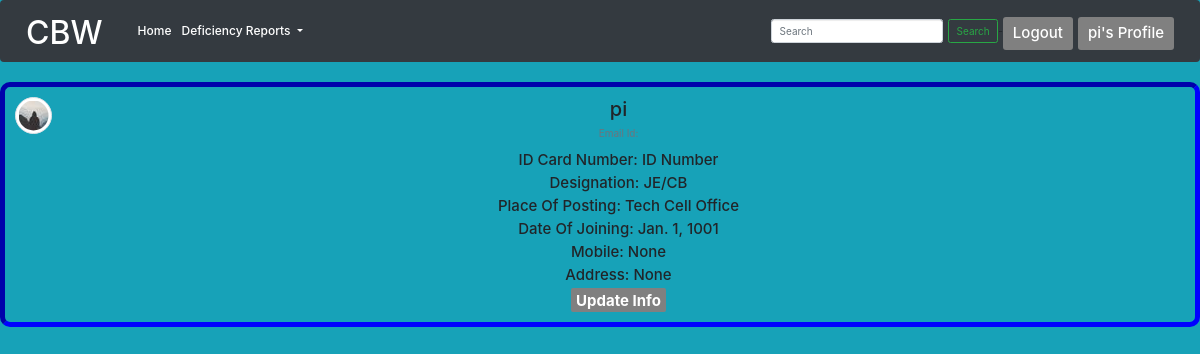
The app's page /profile/ (signed in) with its own data.
### users/models.py (models this page shows, shortened)
class Profile(AbstractUser):
    DesignationChoices = (
        ("Officer", "Officer"),
        ("SSE/CB", "SSE/CB"),
        ("JE/CB", "JE/CB"),
        ("Techical Asst", "Technical Asst"),
    )
    PlaceOfPosting = (
        ("Sickline Office", "Sickline Office"),
        ("ROH Office", "ROH"),
        ("Contract Office", "Contract Office"),
        ("Tech Cell Office", "Tech Cell Office"),
        ("OMRS Office", "OMRS Office"),
        ("SSE Planning Office", "SSE Planning Office"),
        ("M&P Section", "M&P Section"),
        ("CB Administration", "CB Administration"),
        ("Stores", "Stores"),
        ("Wheel Shop", "Wheel Shop"),
    )
    Name = models.OneToOneField(
        settings.AUTH_USER_MODEL, on_delete=models.CASCADE, null=True, blank=True)
    image = models.ImageField(default='default.jpg', upload_to='profile_pics')
    Mobile = models.BigIntegerField(null=True, blank=True)
    LocalAddress = models.TextField(null=True, blank=True)
    IDNumber = models.CharField(max_length=30, default='ID Number', null=True)
    Designation = models.CharField(max_length=30, default='JE/CB', null=True, blank=True)
    Posted = models.CharField(max_length=30, choices=PlaceOfPosting, default='Tech Cell Office', null=True, blank=True)
    DateOfJoining = models.DateField(null=True, default='1001-01-01', blank=True)

### users/views.py (the view)
# urls.py: path('profile/', user_views.profile, name='profile'),
@login_required
def profile(request):
    u_form = UserUpdateForm(instance=request.user)
    print("U_FORM")
    print(u_form)
    print("P_FORM")
    p_form = ProfileUpdateForm(instance=request.user)
    print(p_form)
    context = {
        'u_form': u_form,
        'p_form': p_form
    }
    return render(request, 'users/profile.html', context)

### users/forms.py
class UserUpdateForm(forms.ModelForm):
    email = forms.EmailField()
    class Meta:
        model = User
        fields = ['username', 'email']

class ProfileUpdateForm(forms.ModelForm):
    class Meta:
        model = Profile
        fields = ['image', 'Mobile', 'LocalAddress', 'IDNumber',
                  'Designation', 'DateOfJoining']

### templates/users/profile.html
{% extends "charts/base.html" %}
{% load crispy_forms_tags %}
{% block content %}
    <div class="content-section">
  <div class="media center" style="">
    <img class="rounded-circle account-img img-thumbnail" src="{{user.image.url}}">
    <div class="media-body">
      <h2 class="account-heading">{{user.username}}</h2>
      <p class="text-secondary">Email Id: {{user.email}}</p>
      <h4 class="account-heading">ID Card Number: {{user.IDNumber}}</h4>
      <h4 class="account-heading">Designation: {{user.Designation}}</h4>
      <h4 class="account-heading">Place Of Posting: {{user.Posted}}</h4>
      <h4 class="account-heading">Date Of Joining: {{user.DateOfJoining}}</h4>
      <h4 class="account-heading">Mobile: {{user.Mobile}}</h4>
      <h4 class="account-heading">Address: {{user.LocalAddress}}</h4>
      <a class="btn-sm" style="margin-bottom: 30px;background-color:Grey; color:White; font-weight: 700; font-size: 15px; margin-right:0px; margin-top:5px;" href="{%url 'updateProfile'%}">Update Info</a>
    </div>
  </div>
  </div>
{% endblock content %}

### templates/charts/nav.html (shortened to what this page needs)
<nav class="navbar navbar-expand-lg navbar-dark bg-dark">
  <a class="navbar-brand"
    style="color:rgb(255, 255, 255); font-weight: 500; font-size: 32px; margin-right:0px; margin-top:0px;"
    href="{% url 'home'%}">CBW</a>
  <div class="collapse navbar-collapse" id="navbarSupportedContent">
    <ul class="navbar-nav mr-auto">
      {% if user.is_authenticated %}
      <li class="nav-item active">
        <a class="nav-link"
          style="color:rgb(255, 255, 255); font-weight: 500; font-size: 12px; margin-right:0px; margin-top:0px;"
          href="{% url 'home'%}">Home <span class="sr-only">(current)</span></a>
      </li>
      <li class="nav-item dropdown">
        <a class="nav-link dropdown-toggle"
          style="color:rgb(255, 255, 255); font-weight: 500; font-size: 12px; margin-right:0px; margin-top:0px;"
          href="#" id="navbarDropdown" role="button" data-toggle="dropdown" aria-haspopup="true" aria-expanded="false">
          Deficiency Reports
        </a>
      </li>
      {% endif %}
    </ul>
    <form class="form-inline my-2 my-lg-0">
      <input class="form-control mr-sm-2" type="search" placeholder="Search" aria-label="Search">
      <button class="btn btn-outline-success my-2 my-sm-0" type="submit">Search</button>
    </form>
    <div>
      {% if user.is_authenticated %}
      <a class="nav-item nav-link navbar-right  btn-lg"
        style="background-color:Grey; color:White; font-weight: 500; font-size: 15px; margin-right:0px; margin-top:5px;"
        href="{%url 'profile'%}">{{user.username}}'s Profile</a>
      <a class="nav-item nav-link navbar-right btn-lg"
        style="background-color:Grey; color:White; font-weight: 500; font-size: 15px;  margin-right:5px; margin-top:5px;"
        href="{% url 'logout'%}">Logout</a>
      {% else %}
      <a class="nav-item nav-link navbar-right btn-lg"
        style="background-color:rgb(78, 170, 53); color:White; font-weight: 700; font-size: 15px; margin-right:0px; margin-top:5px;"
        href="{% url 'login'%}">Login</a>
      {% endif %}
    </div>
  </div>
</nav>

### templates/charts/base.html (style rules this page uses)
.center { margin: auto; width: 100%; border: 3px solid blue; padding: 10px; text-align: center; border-style: inset; border-width: 5px; border-radius: 10px; border-style: inset; border-width: 5px; border-radius: 10px; }

### records on screen
Profile: username "pi", image (placeholder picture), IDNumber "ID Number", Designation "JE/CB", Posted "Tech Cell Office", DateOfJoining "Jan. 1, 1001", Mobile "None", LocalAddress "None"
